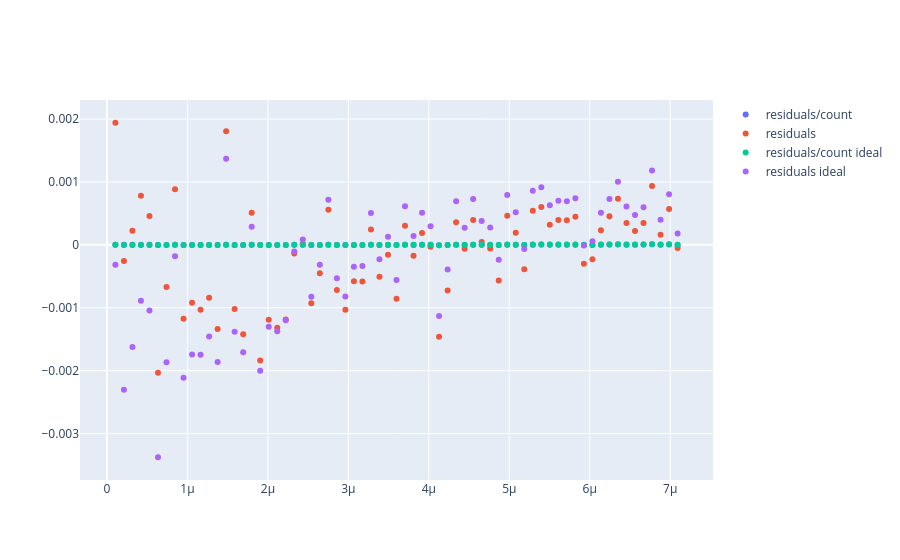

The cell this chart's notebook holds for it:
### Code cell
# ho provato a vedere come fossero gli errori poissoniani usando i risultati dell'interpolazione come base

res = count/len(data_refact) - y_fit
res_ideal = count/len(data_refact) - y_ideal_fit

fig = go.Figure()
fig.add_trace(go.Scatter(x=x_fit, y=res/count, mode='markers', name='residuals/count'))
fig.add_trace(go.Scatter(x=x_fit, y=res, mode='markers', name='residuals'))
fig.add_trace(go.Scatter(x=x_fit, y=res_ideal/count, mode='markers', name='residuals/count ideal'))
fig.add_trace(go.Scatter(x=x_fit, y=res_ideal, mode='markers', name='residuals ideal'))
fig.update_layout(showlegend=True)
fig.show()
